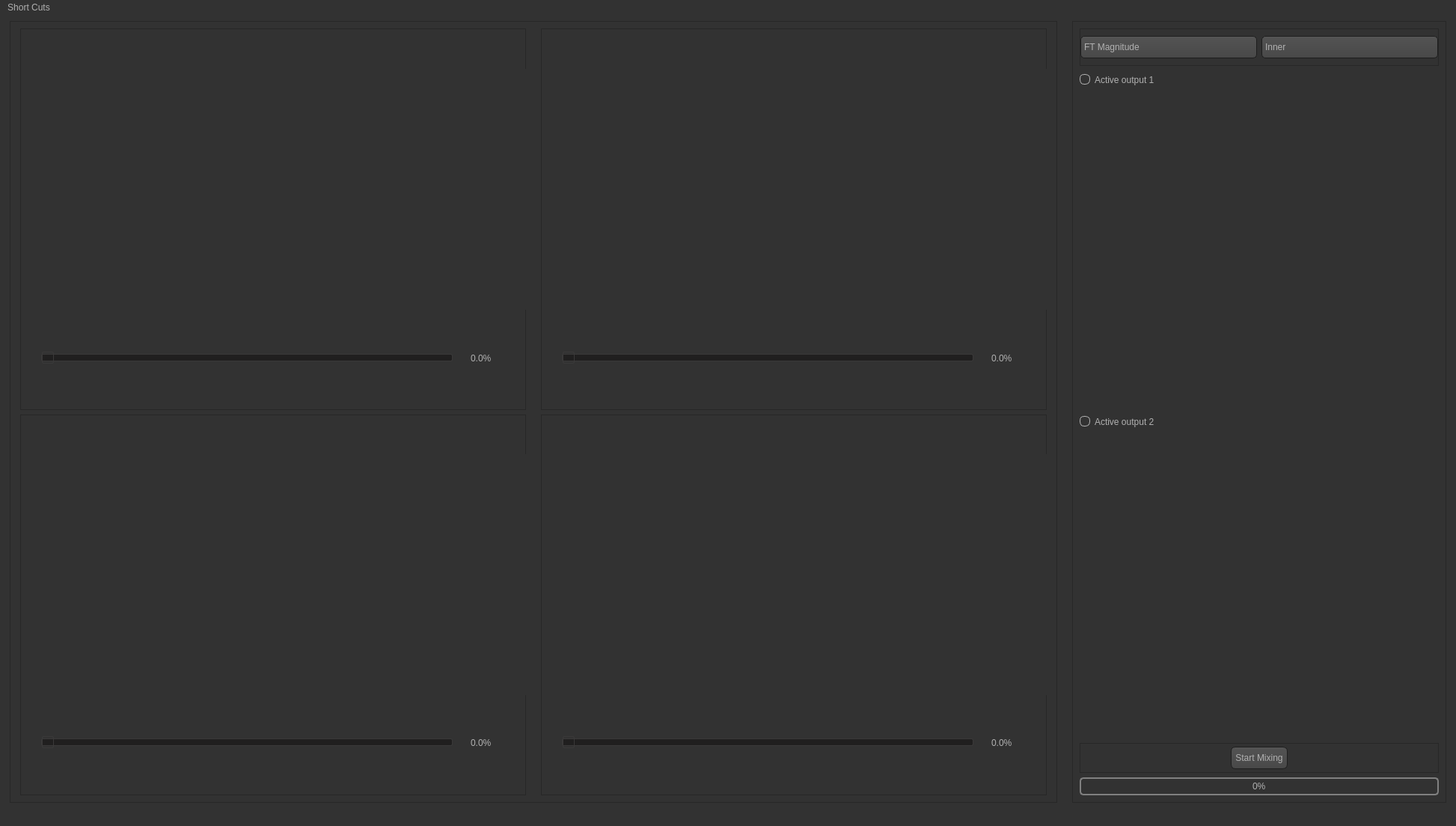
<?xml version="1.0" encoding="UTF-8"?>
<ui version="4.0">
 <class>MainWindow</class>
 <widget class="QMainWindow" name="MainWindow">
  <property name="geometry">
   <rect>
    <x>0</x>
    <y>0</y>
    <width>1946</width>
    <height>1104</height>
   </rect>
  </property>
  <property name="windowTitle">
   <string>MainWindow</string>
  </property>
  <property name="styleSheet">
   <string notr="true">QToolTip
{
     border: 1px solid black;
     background-color: #ffa02f;
     padding: 1px;
     border-radius: 3px;
     opacity: 100;
}

QWidget
{
    color: #b1b1b1;
    background-color: #323232;
}

QTreeView, QListView
{
    background-color: silver;
    margin-left: 5px;
}

QWidget:item:hover
{
    background-color: QLinearGradient( x1: 0, y1: 0, x2: 0, y2: 1, stop: 0 #ffa02f, stop: 1 #ca0619);
    color: #000000;
}

QWidget:item:selected
{
    background-color: QLinearGradient( x1: 0, y1: 0, x2: 0, y2: 1, stop: 0 #ffa02f, stop: 1 #d7801a);
}

QMenuBar::item
{
    background: transparent;
}

QMenuBar::item:selected
{
    background: transparent;
    border: 1px solid #ffaa00;
}

QMenuBar::item:pressed
{
    background: #444;
    border: 1px solid #000;
    background-color: QLinearGradient(
        x1:0, y1:0,
        x2:0, y2:1,
        stop:1 #212121,
        stop:0.4 #343434/*,
        stop:0.2 #343434,
        stop:0.1 #ffaa00*/
    );
    margin-bottom:-1px;
    padding-bottom:1px;
}

QMenu
{
    border: 1px solid #000;
}

QMenu::item
{
    padding: 2px 20px 2px 20px;
}

QMenu::item:selected
{
    color: #000000;
}

QWidget:disabled
{
    color: #808080;
    background-color: #323232;
}

QAbstractItemView
{
    background-color: QLinearGradient( x1: 0, y1: 0, x2: 0, y2: 1, stop: 0 #4d4d4d, stop: 0.1 #646464, stop: 1 #5d5d5d);
}

QWidget:focus
{
    /*border: 1px solid darkgray;*/
}

QLineEdit
{
    background-color: QLinearGradient( x1: 0, y1: 0, x2: 0, y2: 1, stop: 0 #4d4d4d, stop: 0 #646464, stop: 1 #5d5d5d);
    padding: 1px;
    border-style: solid;
    border: 1px solid #1e1e1e;
    border-radius: 5;
}

QPushButton
{
    color: #b1b1b1;
    background-color: QLinearGradient( x1: 0, y1: 0, x2: 0, y2: 1, stop: 0 #565656, stop: 0.1 #525252, stop: 0.5 #4e4e4e, stop: 0.9 #4a4a4a, stop: 1 #464646);
    border-width: 1px;
    border-color: #1e1e1e;
    border-style: solid;
    border-radius: 6;
    padding: 3px;
    font-size: 12px;
    padding-left: 5px;
    padding-right: 5px;
    min-width: 40px;
}

QPushButton:pressed
{
    background-color: QLinearGradient( x1: 0, y1: 0, x2: 0, y2: 1, stop: 0 #2d2d2d, stop: 0.1 #2b2b2b, stop: 0.5 #292929, stop: 0.9 #282828, stop: 1 #252525);
}

QComboBox
{
    selection-background-color: #ffaa00;
    background-color: QLinearGradient( x1: 0, y1: 0, x2: 0, y2: 1, stop: 0 #565656, stop: 0.1 #525252, stop: 0.5 #4e4e4e, stop: 0.9 #4a4a4a, stop: 1 #464646);
    border-style: solid;
    border: 1px solid #1e1e1e;
    border-radius: 5;
}

QComboBox:hover,QPushButton:hover
{
    border: 2px solid QLinearGradient( x1: 0, y1: 0, x2: 0, y2: 1, stop: 0 #ffa02f, stop: 1 #d7801a);
}


QComboBox:on
{
    padding-top: 3px;
    padding-left: 4px;
    background-color: QLinearGradient( x1: 0, y1: 0, x2: 0, y2: 1, stop: 0 #2d2d2d, stop: 0.1 #2b2b2b, stop: 0.5 #292929, stop: 0.9 #282828, stop: 1 #252525);
    selection-background-color: #ffaa00;
}

QComboBox QAbstractItemView
{
    border: 2px solid darkgray;
    selection-background-color: QLinearGradient( x1: 0, y1: 0, x2: 0, y2: 1, stop: 0 #ffa02f, stop: 1 #d7801a);
}

QComboBox::drop-down
{
     subcontrol-origin: padding;
     subcontrol-position: top right;
     width: 15px;

     border-left-width: 0px;
     border-left-color: darkgray;
     border-left-style: solid; /* just a single line */
     border-top-right-radius: 3px; /* same radius as the QComboBox */
     border-bottom-right-radius: 3px;
 }

QComboBox::down-arrow
{
     image: url(:/qss_icons/DarkOrange/down_arrow.png);
}

QGroupBox
{
    border: 1px solid darkgray;
    margin-top: 10px;
}

QGroupBox:focus
{
    border: 1px solid darkgray;
}

QTextEdit:focus
{
    border: 1px solid darkgray;
}

QScrollBar:horizontal {
     border: 1px solid #222222;
     background: QLinearGradient( x1: 0, y1: 0, x2: 0, y2: 1, stop: 0.0 #121212, stop: 0.2 #282828, stop: 1 #484848);
     height: 7px;
     margin: 0px 16px 0 16px;
}

QScrollBar::handle:horizontal
{
      background: QLinearGradient( x1: 0, y1: 0, x2: 1, y2: 0, stop: 0 #ffa02f, stop: 0.5 #d7801a, stop: 1 #ffa02f);
      min-height: 20px;
      border-radius: 2px;
}

QScrollBar::add-line:horizontal {
      border: 1px solid #1b1b19;
      border-radius: 2px;
      background: QLinearGradient( x1: 0, y1: 0, x2: 1, y2: 0, stop: 0 #ffa02f, stop: 1 #d7801a);
      width: 14px;
      subcontrol-position: right;
      subcontrol-origin: margin;
}

QScrollBar::sub-line:horizontal {
      border: 1px solid #1b1b19;
      border-radius: 2px;
      background: QLinearGradient( x1: 0, y1: 0, x2: 1, y2: 0, stop: 0 #ffa02f, stop: 1 #d7801a);
      width: 14px;
     subcontrol-position: left;
     subcontrol-origin: margin;
}

QScrollBar::right-arrow:horizontal, QScrollBar::left-arrow:horizontal
{
      border: 1px solid black;
      width: 1px;
      height: 1px;
      background: white;
}

QScrollBar::add-page:horizontal, QScrollBar::sub-page:horizontal
{
      background: none;
}

QScrollBar:vertical
{
      background: QLinearGradient( x1: 0, y1: 0, x2: 1, y2: 0, stop: 0.0 #121212, stop: 0.2 #282828, stop: 1 #484848);
      width: 7px;
      margin: 16px 0 16px 0;
      border: 1px solid #222222;
}

QScrollBar::handle:vertical
{
      background: QLinearGradient( x1: 0, y1: 0, x2: 0, y2: 1, stop: 0 #ffa02f, stop: 0.5 #d7801a, stop: 1 #ffa02f);
      min-height: 20px;
      border-radius: 2px;
}

QScrollBar::add-line:vertical
{
      border: 1px solid #1b1b19;
      border-radius: 2px;
      background: QLinearGradient( x1: 0, y1: 0, x2: 0, y2: 1, stop: 0 #ffa02f, stop: 1 #d7801a);
      height: 14px;
      subcontrol-position: bottom;
      subcontrol-origin: margin;
}

QScrollBar::sub-line:vertical
{
      border: 1px solid #1b1b19;
      border-radius: 2px;
      background: QLinearGradient( x1: 0, y1: 0, x2: 0, y2: 1, stop: 0 #d7801a, stop: 1 #ffa02f);
      height: 14px;
      subcontrol-position: top;
      subcontrol-origin: margin;
}

QScrollBar::up-arrow:vertical, QScrollBar::down-arrow:vertical
{
      border: 1px solid black;
      width: 1px;
      height: 1px;
      background: white;
}


QScrollBar::add-page:vertical, QScrollBar::sub-page:vertical
{
      background: none;
}

QTextEdit
{
    background-color: #242424;
}

QPlainTextEdit
{
    background-color: #242424;
}

QHeaderView::section
{
    background-color: QLinearGradient(x1:0, y1:0, x2:0, y2:1, stop:0 #616161, stop: 0.5 #505050, stop: 0.6 #434343, stop:1 #656565);
    color: white;
    padding-left: 4px;
    border: 1px solid #6c6c6c;
}

QCheckBox:disabled
{
color: #414141;
}

QDockWidget::title
{
    text-align: center;
    spacing: 3px; /* spacing between items in the tool bar */
    background-color: QLinearGradient(x1:0, y1:0, x2:0, y2:1, stop:0 #323232, stop: 0.5 #242424, stop:1 #323232);
}

QDockWidget::close-button, QDockWidget::float-button
{
    text-align: center;
    spacing: 1px; /* spacing between items in the tool bar */
    background-color: QLinearGradient(x1:0, y1:0, x2:0, y2:1, stop:0 #323232, stop: 0.5 #242424, stop:1 #323232);
}

QDockWidget::close-button:hover, QDockWidget::float-button:hover
{
    background: #242424;
}

QDockWidget::close-button:pressed, QDockWidget::float-button:pressed
{
    padding: 1px -1px -1px 1px;
}

QMainWindow::separator
{
    background-color: QLinearGradient(x1:0, y1:0, x2:0, y2:1, stop:0 #161616, stop: 0.5 #151515, stop: 0.6 #212121, stop:1 #343434);
    color: white;
    padding-left: 4px;
    border: 1px solid #4c4c4c;
    spacing: 3px; /* spacing between items in the tool bar */
}

QMainWindow::separator:hover
{

    background-color: QLinearGradient(x1:0, y1:0, x2:0, y2:1, stop:0 #d7801a, stop:0.5 #b56c17 stop:1 #ffa02f);
    color: white;
    padding-left: 4px;
    border: 1px solid #6c6c6c;
    spacing: 3px; /* spacing between items in the tool bar */
}

QToolBar::handle
{
     spacing: 3px; /* spacing between items in the tool bar */
     background: url(:/qss_icons/DarkOrange/handle.png);
}

QMenu::separator
{
    height: 2px;
    background-color: QLinearGradient(x1:0, y1:0, x2:0, y2:1, stop:0 #161616, stop: 0.5 #151515, stop: 0.6 #212121, stop:1 #343434);
    color: white;
    padding-left: 4px;
    margin-left: 10px;
    margin-right: 5px;
}

QProgressBar
{
    border: 2px solid grey;
    border-radius: 5px;
    text-align: center;
}

QProgressBar::chunk
{
    background-color: #d7801a;
    width: 2.15px;
    margin: 0.5px;
}

QTabBar::tab {
    color: #b1b1b1;
    border: 1px solid #444;
    border-bottom-style: none;
    background-color: #323232;
    padding-left: 10px;
    padding-right: 10px;
    padding-top: 3px;
    padding-bottom: 2px;
    margin-right: -1px;
}

QTabWidget::pane {
    border: 1px solid #444;
    top: 1px;
}

QTabBar::tab:last
{
    margin-right: 0; /* the last selected tab has nothing to overlap with on the right */
    border-top-right-radius: 3px;
}

QTabBar::tab:first:!selected
{
 margin-left: 0px; /* the last selected tab has nothing to overlap with on the right */


    border-top-left-radius: 3px;
}

QTabBar::tab:!selected
{
    color: #b1b1b1;
    border-bottom-style: solid;
    margin-top: 3px;
    background-color: QLinearGradient(x1:0, y1:0, x2:0, y2:1, stop:1 #212121, stop:.4 #343434);
}

QTabBar::tab:selected
{
    border-top-left-radius: 3px;
    border-top-right-radius: 3px;
    margin-bottom: 0px;
}

QTabBar::tab:!selected:hover
{
    /*border-top: 2px solid #ffaa00;
    padding-bottom: 3px;*/
    border-top-left-radius: 3px;
    border-top-right-radius: 3px;
    background-color: QLinearGradient(x1:0, y1:0, x2:0, y2:1, stop:1 #212121, stop:0.4 #343434, stop:0.2 #343434, stop:0.1 #ffaa00);
}

QRadioButton::indicator:checked, QRadioButton::indicator:unchecked{
    color: #b1b1b1;
    background-color: #323232;
    border: 1px solid #b1b1b1;
    border-radius: 6px;
}

QRadioButton::indicator:checked
{
    background-color: qradialgradient(
        cx: 0.5, cy: 0.5,
        fx: 0.5, fy: 0.5,
        radius: 1.0,
        stop: 0.25 #ffaa00,
        stop: 0.3 #323232
    );
}

QCheckBox::indicator{
    color: #b1b1b1;
    background-color: #323232;
    border: 1px solid #b1b1b1;
    width: 9px;
    height: 9px;
}

QRadioButton::indicator
{
    border-radius: 6px;
}

QRadioButton::indicator:hover, QCheckBox::indicator:hover
{
    border: 1px solid #ffaa00;
}

QCheckBox::indicator:checked
{
    image:url(:/qss_icons/DarkOrange/checkbox.png);
}

QCheckBox::indicator:disabled, QRadioButton::indicator:disabled
{
    border: 1px solid #444;
}


QSlider::groove:horizontal {
    border: 1px solid #3A3939;
    height: 8px;
    background: #201F1F;
    margin: 2px 0;
    border-radius: 2px;
}

QSlider::handle:horizontal {
    background: QLinearGradient( x1: 0, y1: 0, x2: 0, y2: 1,
      stop: 0.0 silver, stop: 0.2 #a8a8a8, stop: 1 #727272);
    border: 1px solid #3A3939;
    width: 14px;
    height: 14px;
    margin: -4px 0;
    border-radius: 2px;
}

QSlider::groove:vertical {
    border: 1px solid #3A3939;
    width: 8px;
    background: #201F1F;
    margin: 0 0px;
    border-radius: 2px;
}

QSlider::handle:vertical {
    background: QLinearGradient( x1: 0, y1: 0, x2: 0, y2: 1, stop: 0.0 silver,
      stop: 0.2 #a8a8a8, stop: 1 #727272);
    border: 1px solid #3A3939;
    width: 14px;
    height: 14px;
    margin: 0 -4px;
    border-radius: 2px;
}

QAbstractSpinBox {
    padding-top: 2px;
    padding-bottom: 2px;
    border: 1px solid darkgray;

    border-radius: 2px;
    min-width: 50px;
}


</string>
  </property>
  <widget class="QWidget" name="centralwidget">
   <layout class="QHBoxLayout" name="horizontalLayout_3">
    <item>
     <widget class="QFrame" name="frame_2">
      <property name="minimumSize">
       <size>
        <width>0</width>
        <height>400</height>
       </size>
      </property>
      <property name="maximumSize">
       <size>
        <width>1400</width>
        <height>16777215</height>
       </size>
      </property>
      <property name="frameShape">
       <enum>QFrame::StyledPanel</enum>
      </property>
      <property name="frameShadow">
       <enum>QFrame::Raised</enum>
      </property>
      <layout class="QGridLayout" name="gridLayout">
       <item row="1" column="2">
        <widget class="QFrame" name="frame_5">
         <property name="minimumSize">
          <size>
           <width>676</width>
           <height>0</height>
          </size>
         </property>
         <property name="maximumSize">
          <size>
           <width>676</width>
           <height>16777215</height>
          </size>
         </property>
         <property name="frameShape">
          <enum>QFrame::StyledPanel</enum>
         </property>
         <property name="frameShadow">
          <enum>QFrame::Raised</enum>
         </property>
         <layout class="QHBoxLayout" name="horizontalLayout_10">
          <item>
           <layout class="QVBoxLayout" name="verticalLayout_2">
            <item>
             <widget class="image_widget_class" name="imageTwo" native="true">
              <property name="minimumSize">
               <size>
                <width>676</width>
                <height>322</height>
               </size>
              </property>
              <property name="maximumSize">
               <size>
                <width>676</width>
                <height>322</height>
               </size>
              </property>
             </widget>
            </item>
            <item>
             <layout class="QHBoxLayout" name="horizontalLayout_5">
              <item>
               <widget class="QSlider" name="componentTwoWeight">
                <property name="minimumSize">
                 <size>
                  <width>550</width>
                  <height>25</height>
                 </size>
                </property>
                <property name="maximumSize">
                 <size>
                  <width>500</width>
                  <height>25</height>
                 </size>
                </property>
                <property name="maximum">
                 <number>100</number>
                </property>
                <property name="pageStep">
                 <number>10</number>
                </property>
                <property name="value">
                 <number>0</number>
                </property>
                <property name="orientation">
                 <enum>Qt::Horizontal</enum>
                </property>
               </widget>
              </item>
              <item>
               <widget class="QLabel" name="imageTwoSliderWeight">
                <property name="minimumSize">
                 <size>
                  <width>45</width>
                  <height>30</height>
                 </size>
                </property>
                <property name="maximumSize">
                 <size>
                  <width>45</width>
                  <height>30</height>
                 </size>
                </property>
                <property name="text">
                 <string>0.0%</string>
                </property>
               </widget>
              </item>
             </layout>
            </item>
           </layout>
          </item>
         </layout>
        </widget>
       </item>
       <item row="2" column="2">
        <widget class="QFrame" name="frame_7">
         <property name="minimumSize">
          <size>
           <width>676</width>
           <height>0</height>
          </size>
         </property>
         <property name="maximumSize">
          <size>
           <width>676</width>
           <height>16777215</height>
          </size>
         </property>
         <property name="frameShape">
          <enum>QFrame::StyledPanel</enum>
         </property>
         <property name="frameShadow">
          <enum>QFrame::Raised</enum>
         </property>
         <layout class="QHBoxLayout" name="horizontalLayout_9">
          <item>
           <layout class="QVBoxLayout" name="verticalLayout_4">
            <item>
             <widget class="image_widget_class" name="imageFour" native="true">
              <property name="minimumSize">
               <size>
                <width>676</width>
                <height>322</height>
               </size>
              </property>
              <property name="maximumSize">
               <size>
                <width>676</width>
                <height>322</height>
               </size>
              </property>
             </widget>
            </item>
            <item>
             <layout class="QHBoxLayout" name="horizontalLayout_8">
              <item>
               <widget class="QSlider" name="componentFourWeight">
                <property name="minimumSize">
                 <size>
                  <width>550</width>
                  <height>25</height>
                 </size>
                </property>
                <property name="maximumSize">
                 <size>
                  <width>500</width>
                  <height>25</height>
                 </size>
                </property>
                <property name="maximum">
                 <number>100</number>
                </property>
                <property name="pageStep">
                 <number>10</number>
                </property>
                <property name="value">
                 <number>0</number>
                </property>
                <property name="orientation">
                 <enum>Qt::Horizontal</enum>
                </property>
               </widget>
              </item>
              <item>
               <widget class="QLabel" name="imageFourSliderWeight">
                <property name="minimumSize">
                 <size>
                  <width>45</width>
                  <height>30</height>
                 </size>
                </property>
                <property name="maximumSize">
                 <size>
                  <width>45</width>
                  <height>30</height>
                 </size>
                </property>
                <property name="text">
                 <string>0.0%</string>
                </property>
               </widget>
              </item>
             </layout>
            </item>
           </layout>
          </item>
         </layout>
        </widget>
       </item>
       <item row="1" column="0">
        <widget class="QFrame" name="frame">
         <property name="minimumSize">
          <size>
           <width>676</width>
           <height>0</height>
          </size>
         </property>
         <property name="maximumSize">
          <size>
           <width>676</width>
           <height>16777215</height>
          </size>
         </property>
         <property name="frameShape">
          <enum>QFrame::StyledPanel</enum>
         </property>
         <property name="frameShadow">
          <enum>QFrame::Raised</enum>
         </property>
         <layout class="QHBoxLayout" name="horizontalLayout_12">
          <item>
           <layout class="QVBoxLayout" name="verticalLayout">
            <item>
             <widget class="image_widget_class" name="imageOne" native="true">
              <property name="minimumSize">
               <size>
                <width>676</width>
                <height>322</height>
               </size>
              </property>
              <property name="maximumSize">
               <size>
                <width>676</width>
                <height>322</height>
               </size>
              </property>
             </widget>
            </item>
            <item>
             <layout class="QHBoxLayout" name="horizontalLayout_4">
              <item>
               <widget class="QSlider" name="componentOneWeight">
                <property name="minimumSize">
                 <size>
                  <width>550</width>
                  <height>25</height>
                 </size>
                </property>
                <property name="maximumSize">
                 <size>
                  <width>500</width>
                  <height>25</height>
                 </size>
                </property>
                <property name="maximum">
                 <number>100</number>
                </property>
                <property name="pageStep">
                 <number>10</number>
                </property>
                <property name="value">
                 <number>0</number>
                </property>
                <property name="orientation">
                 <enum>Qt::Horizontal</enum>
                </property>
               </widget>
              </item>
              <item>
               <widget class="QLabel" name="imageOneSliderWeight">
                <property name="minimumSize">
                 <size>
                  <width>45</width>
                  <height>30</height>
                 </size>
                </property>
                <property name="maximumSize">
                 <size>
                  <width>45</width>
                  <height>30</height>
                 </size>
                </property>
                <property name="text">
                 <string>0.0%</string>
                </property>
               </widget>
              </item>
             </layout>
            </item>
           </layout>
          </item>
         </layout>
        </widget>
       </item>
       <item row="2" column="0">
        <widget class="QFrame" name="frame_6">
         <property name="minimumSize">
          <size>
           <width>676</width>
           <height>0</height>
          </size>
         </property>
         <property name="maximumSize">
          <size>
           <width>676</width>
           <height>16777215</height>
          </size>
         </property>
         <property name="frameShape">
          <enum>QFrame::StyledPanel</enum>
         </property>
         <property name="frameShadow">
          <enum>QFrame::Raised</enum>
         </property>
         <layout class="QHBoxLayout" name="horizontalLayout_2">
          <item>
           <layout class="QVBoxLayout" name="verticalLayout_3">
            <item>
             <widget class="image_widget_class" name="imageThree" native="true">
              <property name="minimumSize">
               <size>
                <width>676</width>
                <height>322</height>
               </size>
              </property>
              <property name="maximumSize">
               <size>
                <width>676</width>
                <height>322</height>
               </size>
              </property>
             </widget>
            </item>
            <item>
             <layout class="QHBoxLayout" name="horizontalLayout_6">
              <item>
               <widget class="QSlider" name="componentThreeWeight">
                <property name="minimumSize">
                 <size>
                  <width>550</width>
                  <height>25</height>
                 </size>
                </property>
                <property name="maximumSize">
                 <size>
                  <width>500</width>
                  <height>25</height>
                 </size>
                </property>
                <property name="maximum">
                 <number>100</number>
                </property>
                <property name="pageStep">
                 <number>10</number>
                </property>
                <property name="value">
                 <number>0</number>
                </property>
                <property name="orientation">
                 <enum>Qt::Horizontal</enum>
                </property>
               </widget>
              </item>
              <item>
               <widget class="QLabel" name="imageThreeSliderWeight">
                <property name="minimumSize">
                 <size>
                  <width>45</width>
                  <height>30</height>
                 </size>
                </property>
                <property name="maximumSize">
                 <size>
                  <width>45</width>
                  <height>30</height>
                 </size>
                </property>
                <property name="text">
                 <string>0.0%</string>
                </property>
               </widget>
              </item>
             </layout>
            </item>
           </layout>
          </item>
         </layout>
        </widget>
       </item>
       <item row="1" column="1">
        <spacer name="horizontalSpacer_4">
         <property name="orientation">
          <enum>Qt::Horizontal</enum>
         </property>
         <property name="sizeType">
          <enum>QSizePolicy::Fixed</enum>
         </property>
         <property name="sizeHint" stdset="0">
          <size>
           <width>10</width>
           <height>20</height>
          </size>
         </property>
        </spacer>
       </item>
       <item row="2" column="1">
        <spacer name="horizontalSpacer_3">
         <property name="orientation">
          <enum>Qt::Horizontal</enum>
         </property>
         <property name="sizeType">
          <enum>QSizePolicy::Fixed</enum>
         </property>
         <property name="sizeHint" stdset="0">
          <size>
           <width>10</width>
           <height>20</height>
          </size>
         </property>
        </spacer>
       </item>
      </layout>
     </widget>
    </item>
    <item>
     <spacer name="horizontalSpacer_2">
      <property name="orientation">
       <enum>Qt::Horizontal</enum>
      </property>
      <property name="sizeType">
       <enum>QSizePolicy::Fixed</enum>
      </property>
      <property name="sizeHint" stdset="0">
       <size>
        <width>10</width>
        <height>20</height>
       </size>
      </property>
     </spacer>
    </item>
    <item>
     <widget class="QFrame" name="frame_3">
      <property name="minimumSize">
       <size>
        <width>500</width>
        <height>500</height>
       </size>
      </property>
      <property name="maximumSize">
       <size>
        <width>500</width>
        <height>16777215</height>
       </size>
      </property>
      <property name="frameShape">
       <enum>QFrame::StyledPanel</enum>
      </property>
      <property name="frameShadow">
       <enum>QFrame::Raised</enum>
      </property>
      <layout class="QVBoxLayout" name="verticalLayout_10">
       <item>
        <widget class="QFrame" name="frame_4">
         <property name="maximumSize">
          <size>
           <width>16777215</width>
           <height>50</height>
          </size>
         </property>
         <property name="frameShape">
          <enum>QFrame::StyledPanel</enum>
         </property>
         <property name="frameShadow">
          <enum>QFrame::Raised</enum>
         </property>
         <layout class="QHBoxLayout" name="horizontalLayout">
          <property name="leftMargin">
           <number>0</number>
          </property>
          <property name="topMargin">
           <number>0</number>
          </property>
          <property name="rightMargin">
           <number>0</number>
          </property>
          <property name="bottomMargin">
           <number>0</number>
          </property>
          <item>
           <widget class="QComboBox" name="modeSelectionComboBox">
            <property name="minimumSize">
             <size>
              <width>0</width>
              <height>30</height>
             </size>
            </property>
            <property name="maximumSize">
             <size>
              <width>16777215</width>
              <height>30</height>
             </size>
            </property>
            <item>
             <property name="text">
              <string>FT Magnitude</string>
             </property>
            </item>
            <item>
             <property name="text">
              <string>FT Real</string>
             </property>
            </item>
           </widget>
          </item>
          <item>
           <widget class="QComboBox" name="regionSelectionComboBox">
            <property name="minimumSize">
             <size>
              <width>0</width>
              <height>30</height>
             </size>
            </property>
            <item>
             <property name="text">
              <string>Inner</string>
             </property>
            </item>
            <item>
             <property name="text">
              <string>Outer</string>
             </property>
            </item>
           </widget>
          </item>
         </layout>
        </widget>
       </item>
       <item>
        <layout class="QVBoxLayout" name="verticalLayout_5">
         <item>
          <widget class="QRadioButton" name="activeOutputOne">
           <property name="minimumSize">
            <size>
             <width>0</width>
             <height>25</height>
            </size>
           </property>
           <property name="maximumSize">
            <size>
             <width>16777215</width>
             <height>25</height>
            </size>
           </property>
           <property name="text">
            <string>Active output 1</string>
           </property>
           <property name="checked">
            <bool>true</bool>
           </property>
          </widget>
         </item>
         <item>
          <widget class="GraphicsLayoutWidget" name="outputOne" native="true">
           <property name="minimumSize">
            <size>
             <width>0</width>
             <height>350</height>
            </size>
           </property>
           <property name="maximumSize">
            <size>
             <width>16777215</width>
             <height>500</height>
            </size>
           </property>
          </widget>
         </item>
        </layout>
       </item>
       <item>
        <spacer name="verticalSpacer_3">
         <property name="orientation">
          <enum>Qt::Vertical</enum>
         </property>
         <property name="sizeType">
          <enum>QSizePolicy::Fixed</enum>
         </property>
         <property name="sizeHint" stdset="0">
          <size>
           <width>20</width>
           <height>15</height>
          </size>
         </property>
        </spacer>
       </item>
       <item>
        <layout class="QVBoxLayout" name="verticalLayout_6">
         <item>
          <widget class="QRadioButton" name="activeOutputTwo">
           <property name="minimumSize">
            <size>
             <width>0</width>
             <height>20</height>
            </size>
           </property>
           <property name="maximumSize">
            <size>
             <width>16777215</width>
             <height>25</height>
            </size>
           </property>
           <property name="text">
            <string>Active output 2</string>
           </property>
          </widget>
         </item>
         <item>
          <widget class="GraphicsLayoutWidget" name="outputTwo" native="true">
           <property name="minimumSize">
            <size>
             <width>0</width>
             <height>388</height>
            </size>
           </property>
           <property name="maximumSize">
            <size>
             <width>16777215</width>
             <height>500</height>
            </size>
           </property>
          </widget>
         </item>
        </layout>
       </item>
       <item>
        <widget class="QFrame" name="frame_8">
         <property name="minimumSize">
          <size>
           <width>0</width>
           <height>40</height>
          </size>
         </property>
         <property name="maximumSize">
          <size>
           <width>16777215</width>
           <height>40</height>
          </size>
         </property>
         <property name="frameShape">
          <enum>QFrame::StyledPanel</enum>
         </property>
         <property name="frameShadow">
          <enum>QFrame::Raised</enum>
         </property>
         <layout class="QHBoxLayout" name="horizontalLayout_11">
          <property name="leftMargin">
           <number>0</number>
          </property>
          <property name="topMargin">
           <number>0</number>
          </property>
          <property name="rightMargin">
           <number>0</number>
          </property>
          <property name="bottomMargin">
           <number>0</number>
          </property>
          <item>
           <spacer name="horizontalSpacer">
            <property name="orientation">
             <enum>Qt::Horizontal</enum>
            </property>
            <property name="sizeHint" stdset="0">
             <size>
              <width>189</width>
              <height>20</height>
             </size>
            </property>
           </spacer>
          </item>
          <item>
           <widget class="QPushButton" name="startMixingPushButton">
            <property name="minimumSize">
             <size>
              <width>52</width>
              <height>30</height>
             </size>
            </property>
            <property name="maximumSize">
             <size>
              <width>100</width>
              <height>30</height>
             </size>
            </property>
            <property name="text">
             <string>Start Mixing</string>
            </property>
           </widget>
          </item>
          <item>
           <spacer name="horizontalSpacer_5">
            <property name="orientation">
             <enum>Qt::Horizontal</enum>
            </property>
            <property name="sizeHint" stdset="0">
             <size>
              <width>189</width>
              <height>20</height>
             </size>
            </property>
           </spacer>
          </item>
         </layout>
        </widget>
       </item>
       <item>
        <layout class="QVBoxLayout" name="threads_logging_layout">
         <item>
          <widget class="QProgressBar" name="progressBarOfThreads">
           <property name="minimumSize">
            <size>
             <width>0</width>
             <height>24</height>
            </size>
           </property>
           <property name="maximumSize">
            <size>
             <width>16777215</width>
             <height>24</height>
            </size>
           </property>
           <property name="value">
            <number>0</number>
           </property>
          </widget>
         </item>
        </layout>
       </item>
      </layout>
     </widget>
    </item>
   </layout>
  </widget>
  <widget class="QMenuBar" name="menubar">
   <property name="geometry">
    <rect>
     <x>0</x>
     <y>0</y>
     <width>1946</width>
     <height>26</height>
    </rect>
   </property>
   <widget class="QMenu" name="menuShort_Cuts">
    <property name="title">
     <string>Short Cuts</string>
    </property>
   </widget>
   <addaction name="menuShort_Cuts"/>
  </widget>
  <widget class="QStatusBar" name="statusbar"/>
 </widget>
 <customwidgets>
  <customwidget>
   <class>GraphicsLayoutWidget</class>
   <extends>QWidget</extends>
   <header>pyqtgraph</header>
   <container>1</container>
  </customwidget>
  <customwidget>
   <class>image_widget_class</class>
   <extends>QWidget</extends>
   <header>image_widget_class.h</header>
   <container>1</container>
  </customwidget>
 </customwidgets>
 <resources/>
 <connections/>
</ui>
